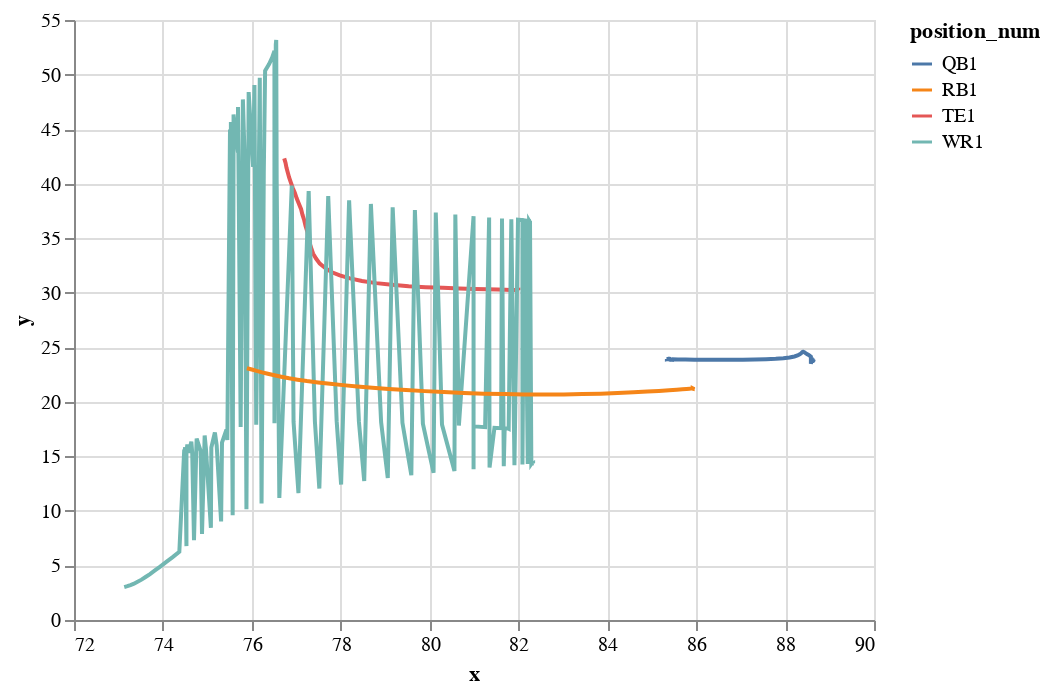

Notebook source saved alongside this figure:
### Code cell
chart1

### Figure 1 — Vega-Lite specification as saved in the notebook (floating-point values rounded to 4 significant figures; data arrays with more than 128 entries replaced by an {"elided": "..."} marker saying what was removed)
{"usermeta": {"embedOptions": {"theme": "fivethirtyeight"}}, "config": {"view": {"continuousWidth": 400, "continuousHeight": 300}}, "data": {"name": "data-a214c0370cf34c853c8de533a9be53d5"}, "mark": "line", "encoding": {"color": {"type": "nominal", "field": "position_num"}, "x": {"type": "quantitative", "field": "x"}, "y": {"type": "quantitative", "field": "y"}}, "$schema": "https://vega.github.io/schema/vega-lite/v4.8.1.json", "datasets": {"data-a214c0370cf34c853c8de533a9be53d5": {"elided": "306 records"}}}
